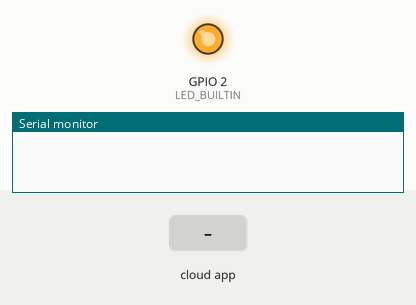
Simulated run of this sketch. Board: ESP8266 (NodeMCU). On the bench: output pins drawn as LEDs (lit = HIGH, except the on-board LED, lit = LOW), the last lines printed to the serial monitor. The test bench sets the inputs (shaded band). The ROS host is connected and sends only what is stated.

Above: at 2.2 s.
2.3 s: the phone or cloud app sets chatter_ to 0
At 2.4 s:
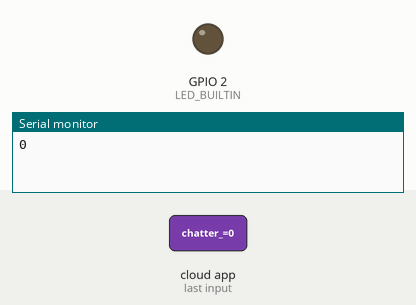
Timing chart, 0 to 5.3 s (numbered marks = the images above; inputs shaded):
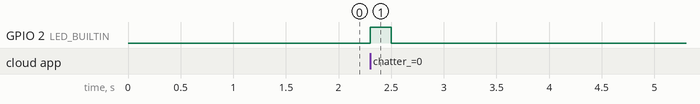

The sketch:

nodeMCU_ROSserial_subscriber.ino
```cpp
#include <ESP8266WiFi.h>
#include <ros.h>
#include <std_msgs/String.h>

/*  ESP AP Config.  */
#ifndef APSSID
#define APSSID "ESP_AP"
#define APPSK  "ROSserial@nodeMCU"
#endif

const char *ssid = APSSID;
const char *password = APPSK;

/*  ROS  */
IPAddress server(192,168,4,2);
const uint16_t serverPort = 11411;

ros::NodeHandle nh;

void messageCb(const std_msgs::String& str_msg){
  String txt;
  txt = str_msg.data;
  Serial.println(txt);
  int blinkCount = txt.length();
  for(int i=1;i<=blinkCount;i++){
    digitalWrite(LED_BUILTIN, HIGH-digitalRead(LED_BUILTIN));
    delay(200);
    digitalWrite(LED_BUILTIN, HIGH-digitalRead(LED_BUILTIN));
    delay(200);
  }
}

ros::Subscriber<std_msgs::String> sub("chatter_", &messageCb);

void setup() {
  ESP.eraseConfig();
  WiFi.disconnect(true);
  WiFi.mode(WIFI_AP);
  WiFi.softAP(ssid, password);
  delay(1000);

  Serial.begin(9600);
  pinMode(LED_BUILTIN,OUTPUT);

  nh.getHardware()->setConnection(server, serverPort);
  nh.initNode();
  nh.subscribe(sub);
}

void loop() {
  nh.spinOnce();
  delay(1);
}
```

Measured:
- after the input at 2.3 s, GPIO 2 (LED_BUILTIN): LOW → HIGH at once, → LOW 0.20 s later
